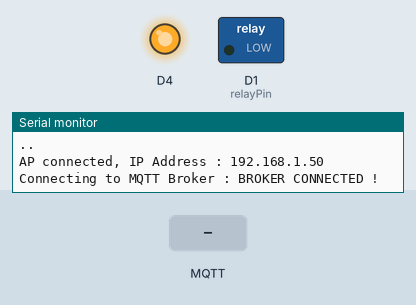
This sketch was run on a simulated ESP8266 (NodeMCU). On the bench: switched loads named in the sketch (green lamp = pin HIGH), output pins drawn as LEDs (lit = HIGH, except the on-board LED, lit = LOW), the last lines printed to the serial monitor. Inputs (shaded band) come from the test bench. WiFi joins after 1.5 s; servers stay silent unless stated; random numbers use the default seed unless the sketch sets one; no MQTT or app messages arrive unless stated.

Above: at 4.2 s.
4.3 s: MQTT message "0" arrives on the first subscribed topic
At 4.6 s:
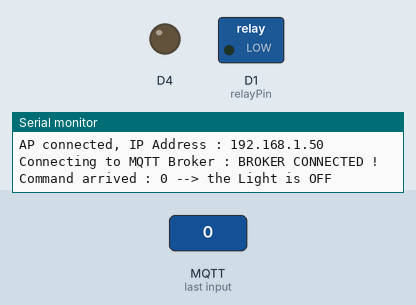
5.8 s: MQTT message "1" arrives on the first subscribed topic
At 6.9 s:
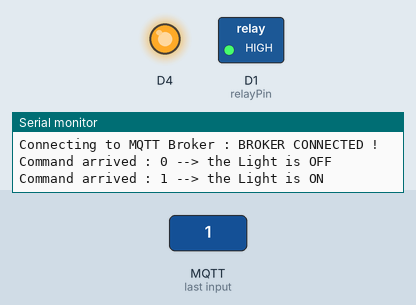
Timing chart, 0 to 8.8 s (numbered marks = the images above; inputs shaded):
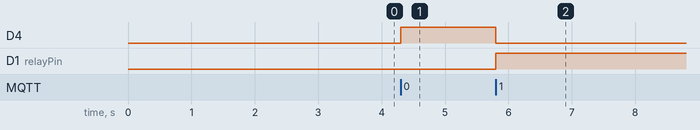

Measured:
- after the input at 4.3 s, D4: LOW → HIGH at once
- after the input at 5.8 s, D4: HIGH → LOW at once; D1 (relayPin): LOW → HIGH at once

The sketch:

HackSpace_esplight.ino
```cpp
/*


  Author
  ------
  Demetrio PINNA
  dpinna.ca@gmail.com


  Creation Date
  -------------
  02.03.2020


*/


#include <ESP8266WiFi.h>
#include <PubSubClient.h>

// **** PARAMETERS of your NETWORK / ACCESS POINT ****
// ***************************************************
const char* ssid = "**************";                     // Replace the “*” with the ssid     of your Access Point
const char* password = "**********";                     // Replace the “*” with the password of your Access Point
// ***************************************************
// ***************************************************
const char* mqtt_server = "broker.mqtt-dashboard.com";   // This is the MQTT Server you will use

WiFiClient espClient;
PubSubClient client(espClient);
const int relayPin = D1;

void AP_Connection() {
  delay(1000);
  Serial.print("Connecting to AP ");
  Serial.println(ssid);
  WiFi.begin(ssid, password);
  while (WiFi.status() != WL_CONNECTED) {
    delay(1000);
    Serial.print(".");
  }
  randomSeed(micros());
  Serial.println();
  Serial.println();
  Serial.print("AP connected, IP Address : ");
  Serial.println(WiFi.localIP());
}

void callback(char* topic, byte* payload, unsigned int length) {
  Serial.print("Command arrived : ");
  Serial.print((char)payload[0]);
  switch((char)payload[0]) {
    case '0':
     digitalWrite(BUILTIN_LED, HIGH);
     digitalWrite(relayPin, LOW);
     Serial.println(" --> the Light is OFF");
     client.publish("outTopicStatus", "The Light is OFF");
    break;
    case '1':
     digitalWrite(BUILTIN_LED, LOW);
     digitalWrite(relayPin, HIGH);
     Serial.println(" --> the Light is ON");
     client.publish("outTopicStatus", "The Light is ON");
    break;
    default:
     Serial.println(" --> UNKNOW COMMAND !");
    break;
  }
}

void reconnect() {
  while (!client.connected()) {
    Serial.println();
    Serial.print("Connecting to MQTT Broker : ");
    String clientId = "D3m3Tr10P1nN4";
    clientId += String(random(0xffff), HEX);
    if (client.connect(clientId.c_str())) {
      Serial.println("BROKER CONNECTED !");
      Serial.println();
      client.subscribe("inTopicCommand");
    }
    else {
      Serial.print("FAILED ! --> [rc=");
      Serial.print(client.state());
      Serial.println("]");
      Serial.println("Try again in 5 seconds");
      delay(5000);
    }
  }
}

void setup() {
  pinMode(BUILTIN_LED, OUTPUT);
  Serial.begin(115200);
  pinMode(relayPin, OUTPUT);
  AP_Connection();
  client.setServer(mqtt_server, 1883);
  client.setCallback(callback);
}

void loop() {
  if (!client.connected()) {
    reconnect();
  }
  client.loop();
}
```
